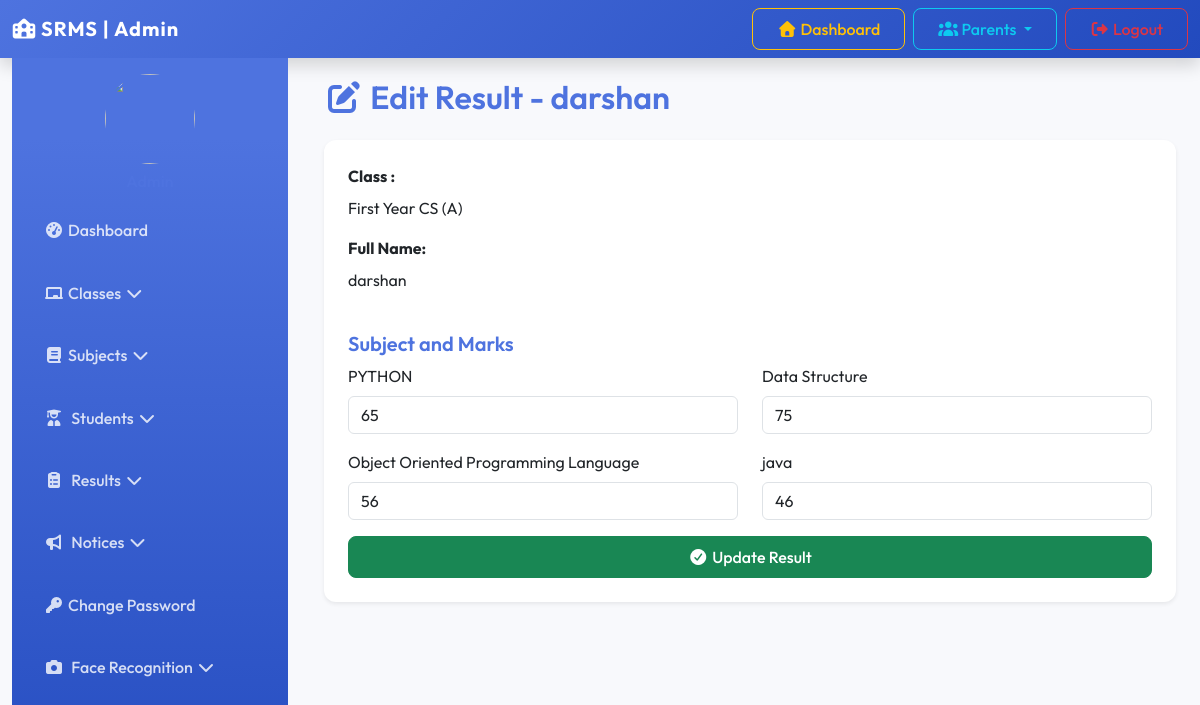
Screenshot of /edit_result/2/ (signed in) with the database file from the repository.
### resultapp/models.py (models this page shows, shortened)
class Student(models.Model):
    GENDER_CHOICES = [
        ('male', 'Male'),
        ('female', 'Female'),
        ('other', 'Other'),
    ]
    name = models.CharField(max_length=200)
    roll_id = models.CharField(max_length=20, unique=True)
    email = models.EmailField(max_length=50, unique=True)
    gender = models.CharField(max_length=10, choices=GENDER_CHOICES)
    dob = models.CharField(max_length=20)
    student_class = models.ForeignKey(Class, on_delete=models.SET_NULL, null=True)
    reg_date = models.DateTimeField(auto_now_add=True)
    updation_date = models.DateTimeField(auto_now=True)
    status = models.IntegerField(default=1)
    photo = models.ImageField(upload_to='student_faces/', null=True, blank=True)

class Class(models.Model):
    class_name = models.CharField(max_length=100)
    class_numeric = models.IntegerField()
    section = models.CharField(max_length=10)
    creation_date = models.DateTimeField(auto_now_add=True)
    updation_date = models.DateTimeField(auto_now=True)
    class Meta:
        verbose_name_plural = "Classes"

class Result(models.Model):
    student = models.ForeignKey(Student, on_delete=models.CASCADE)
    student_class = models.ForeignKey(Class, on_delete=models.SET_NULL, null=True)
    subject = models.ForeignKey(Subject, on_delete=models.SET_NULL, null=True)
    marks = models.IntegerField()
    posting_date = models.DateTimeField(auto_now_add=True)
    updation_date = models.DateTimeField(auto_now=True)

class Subject(models.Model):
    subject_name = models.CharField(max_length=100)
    subject_code = models.CharField(max_length=20)
    creation_date = models.DateTimeField(auto_now_add=True)
    updation_date = models.DateTimeField(auto_now=True)

### resultapp/views.py (the view, shortened to what this page needs)
# urls.py: path('edit_result/<int:stid>/', edit_result, name='edit_result'),
@login_required
def edit_result(request, stid):
    student = get_object_or_404(Student, id=stid)
    results = Result.objects.filter(student=student)
    return render(request, 'edit_result.html', {'student': student, 'results': results})

### StudentResultManagement/resultapp/templates/edit_result.html (shortened to what this page needs)
{% extends 'admin_base.html' %}
{% load static %}
{% block content %}
<div class="container">
    <h2 class="mb-4"><i class="fas fa-edit"></i> Edit Result - {{student.name}}</h2>
    <form method="post" class="card p-4 shadow-sm">
        <div class="mb-3">
            <label class="form-label"><strong>Class :</strong></label>
            <div>{{student.student_class.class_name}} ({{student.student_class.section}})</div>
        </div>
        <div class="mb-3">
            <label class="form-label"><strong>Full Name:</strong></label>
            <div>{{student.name}}</div>
        </div>
        <h5 class="mt-4">Subject and Marks</h5>
        <div class="row">
            {% for res in results %}
            <div class="col-md-6">
                <div class="mb-3">
                    <label class="form-label">{{res.subject.subject_name}}</label>
                    <input type="number" class="form-control" name="marks[]" value="{{res.marks}}" min="0" max="100" required>
                </div>
            </div>
            {% endfor %}
        </div>
        <button type="submit" class="btn btn-success">
            <i class="fas fa-check-circle me-1"></i>Update Result
        </button>
    </form>
</div>
{% endblock %}

### resultapp/static/css/style.css (style rules this page uses)
:root { --primary-color: #4e73df; --secondary-color: #858796; --success-color: #1cc88a; --info-color: #36b9cc; --warning-color: #f6c23e; --danger-color: #e74a3b; --light-bg: #f8f9fc; --dark-text: #5a5c69; --card-shadow: 0 .15rem 1.75rem 0 rgba(58, 59, 69, .15); }
body { font-family: 'Outfit', sans-serif; background-color: var(--light-bg); color: var(--dark-text); }
h1, h2, h3, h4, h5, h6 { font-weight: 600; color: #4e73df; }
.card { border: none; border-radius: 0.75rem; box-shadow: var(--card-shadow); transition: transform 0.2s ease-in-out; }
.btn { border-radius: 0.5rem; padding: 0.5rem 1.5rem; font-weight: 500; transition: all 0.2s; }

### rows the page displays
Student: name "darshan", student_class.class_name "First Year CS", student_class.section "A"
Result: subject.subject_name "PYTHON", marks "65"
Result: subject.subject_name "Data Structure", marks "75"
Result: subject.subject_name "Object Oriented Programming Language", marks "56"
Result: subject.subject_name "java", marks "46"
